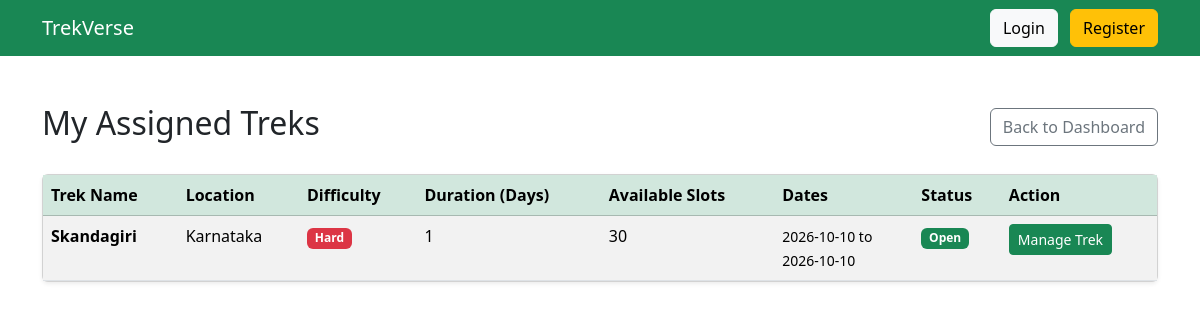
/staff/staff_treks (signed in), run on the app's committed database.
### models.py (models this page shows)
class Trek(db.Model):
    __tablename__ = "treks"
    id = db.Column(db.Integer, primary_key=True)
    name = db.Column(db.String(100), nullable=False)
    location = db.Column(db.String(100), nullable=False)
    difficulty = db.Column(db.String(20), nullable=False)
    duration = db.Column(db.Integer, nullable=False)
    available_slots = db.Column(db.Integer, nullable=False)
    status = db.Column(db.String(20), default="Pending")
    start_date = db.Column(db.Date)
    end_date = db.Column(db.Date)
    description = db.Column(db.Text)
    staff_id = db.Column(
        db.Integer,
        db.ForeignKey("users.id")
    )
    created_at = db.Column(
        db.DateTime,
        default=datetime.utcnow
    )
    bookings = db.relationship(
        "Booking",
        backref="trek",
        lazy=True
    )

### routes.py (the view)
    @app.route("/staff/staff_treks")
    def staff_treks():
        if "user_id" not in session or session["role"] != "staff":
            return "Access Denied"
        treks = Trek.query.filter_by(staff_id=session["user_id"]).all()
        return render_template("staff/staff_treks.html", treks=treks)

### templates/staff/staff_treks.html
{% extends "base.html" %}
{% block content %}
<div class="d-flex justify-content-between align-items-center mb-4">
    <h2>My Assigned Treks</h2>
    <a href="/staff/dashboard" class="btn btn-outline-secondary">Back to Dashboard</a>
</div>
<div class="card shadow-sm">
    <div class="card-body p-0">
        <table class="table table-striped table-hover mb-0">
            <thead class="table-success">
                <tr>
                    <th>Trek Name</th>
                    <th>Location</th>
                    <th>Difficulty</th>
                    <th>Duration (Days)</th>
                    <th>Available Slots</th>
                    <th>Dates</th>
                    <th>Status</th>
                    <th>Action</th>
                </tr>
            </thead>
            <tbody>
                {% for trek in treks %}
                <tr>
                    <td><strong>{{ trek.name }}</strong></td>
                    <td>{{ trek.location }}</td>
                    <td>
                        <span class="badge {% if trek.difficulty == 'Easy' %}bg-info{% elif trek.difficulty == 'Medium' %}bg-warning text-dark{% else %}bg-danger{% endif %}">
                            {{ trek.difficulty }}
                        </span>
                    </td>
                    <td>{{ trek.duration }}</td>
                    <td>{{ trek.available_slots }}</td>
                    <td>
                        <small>
                            {{ trek.start_date.strftime('%Y-%m-%d') if trek.start_date else 'N/A' }} to<br>
                            {{ trek.end_date.strftime('%Y-%m-%d') if trek.end_date else 'N/A' }}
                        </small>
                    </td>
                    <td>
                        <span class="badge {% if trek.status == 'Open' %}bg-success{% elif trek.status == 'Completed' %}bg-primary{% elif trek.status == 'Closed' %}bg-secondary{% else %}bg-warning text-dark{% endif %}">
                            {{ trek.status }}
                        </span>
                    </td>
                    <td>
                        <a href="/staff/staff_treks/{{ trek.id }}" class="btn btn-sm btn-success">Manage Trek</a>
                    </td>
                </tr>
                {% else %}
                <tr>
                    <td colspan="8" class="text-center py-4">No treks have been assigned to you yet.</td>
                </tr>
                {% endfor %}
            </tbody>
        </table>
    </div>
</div>
{% endblock %}

### data on the page
Trek: name "Skandagiri", location "Karnataka", difficulty "Hard", duration "1", available_slots "30", start_date "2026-10-10", end_date "2026-10-10", status "Open"
